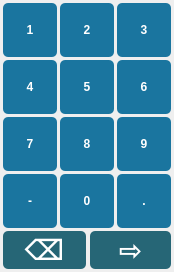
<?xml version="1.0" encoding="UTF-8"?>
<ui version="4.0">
 <class>Form</class>
 <widget class="QWidget" name="Form">
  <property name="geometry">
   <rect>
    <x>0</x>
    <y>0</y>
    <width>174</width>
    <height>272</height>
   </rect>
  </property>
  <property name="cursor">
   <cursorShape>ArrowCursor</cursorShape>
  </property>
  <property name="windowTitle">
   <string>Form</string>
  </property>
  <property name="styleSheet">
   <string notr="true">QPushButton {
	border-radius: 5px;
	font: 16px &quot;Poppins&quot;;
	background-color: #1a759f;
	color: white;
	font-weight: bold;
}</string>
  </property>
  <widget class="QPushButton" name="btn10">
   <property name="geometry">
    <rect>
     <x>60</x>
     <y>174</y>
     <width>54</width>
     <height>54</height>
    </rect>
   </property>
   <property name="styleSheet">
    <string notr="true"/>
   </property>
   <property name="text">
    <string>0</string>
   </property>
  </widget>
  <widget class="QPushButton" name="btn3">
   <property name="geometry">
    <rect>
     <x>117</x>
     <y>3</y>
     <width>54</width>
     <height>54</height>
    </rect>
   </property>
   <property name="styleSheet">
    <string notr="true"/>
   </property>
   <property name="text">
    <string>3</string>
   </property>
  </widget>
  <widget class="QPushButton" name="btn6">
   <property name="geometry">
    <rect>
     <x>117</x>
     <y>60</y>
     <width>54</width>
     <height>54</height>
    </rect>
   </property>
   <property name="styleSheet">
    <string notr="true"/>
   </property>
   <property name="text">
    <string>6</string>
   </property>
  </widget>
  <widget class="QPushButton" name="btn13">
   <property name="geometry">
    <rect>
     <x>3</x>
     <y>231</y>
     <width>83</width>
     <height>38</height>
    </rect>
   </property>
   <property name="styleSheet">
    <string notr="true">background-color: #266676;
color: rgb(255, 255, 255);
font-size: 28px;</string>
   </property>
   <property name="text">
    <string>⌫</string>
   </property>
  </widget>
  <widget class="QPushButton" name="btn2">
   <property name="geometry">
    <rect>
     <x>60</x>
     <y>3</y>
     <width>54</width>
     <height>54</height>
    </rect>
   </property>
   <property name="styleSheet">
    <string notr="true"/>
   </property>
   <property name="text">
    <string>2</string>
   </property>
  </widget>
  <widget class="QPushButton" name="btn1">
   <property name="geometry">
    <rect>
     <x>3</x>
     <y>3</y>
     <width>54</width>
     <height>54</height>
    </rect>
   </property>
   <property name="styleSheet">
    <string notr="true"/>
   </property>
   <property name="text">
    <string>1</string>
   </property>
  </widget>
  <widget class="QPushButton" name="btn9">
   <property name="geometry">
    <rect>
     <x>117</x>
     <y>117</y>
     <width>54</width>
     <height>54</height>
    </rect>
   </property>
   <property name="styleSheet">
    <string notr="true"/>
   </property>
   <property name="text">
    <string>9</string>
   </property>
  </widget>
  <widget class="QPushButton" name="btn14">
   <property name="geometry">
    <rect>
     <x>90</x>
     <y>231</y>
     <width>81</width>
     <height>38</height>
    </rect>
   </property>
   <property name="styleSheet">
    <string notr="true">background-color: #266676;
color: rgb(255, 255, 255);
font-size: 28px;</string>
   </property>
   <property name="text">
    <string>⇨</string>
   </property>
  </widget>
  <widget class="QPushButton" name="btn7">
   <property name="geometry">
    <rect>
     <x>3</x>
     <y>117</y>
     <width>54</width>
     <height>54</height>
    </rect>
   </property>
   <property name="styleSheet">
    <string notr="true"/>
   </property>
   <property name="text">
    <string>7</string>
   </property>
  </widget>
  <widget class="QPushButton" name="btn12">
   <property name="geometry">
    <rect>
     <x>117</x>
     <y>174</y>
     <width>54</width>
     <height>54</height>
    </rect>
   </property>
   <property name="styleSheet">
    <string notr="true"/>
   </property>
   <property name="text">
    <string>.</string>
   </property>
  </widget>
  <widget class="QPushButton" name="btn5">
   <property name="geometry">
    <rect>
     <x>60</x>
     <y>60</y>
     <width>54</width>
     <height>54</height>
    </rect>
   </property>
   <property name="styleSheet">
    <string notr="true"/>
   </property>
   <property name="text">
    <string>5</string>
   </property>
  </widget>
  <widget class="QPushButton" name="btn8">
   <property name="geometry">
    <rect>
     <x>60</x>
     <y>117</y>
     <width>54</width>
     <height>54</height>
    </rect>
   </property>
   <property name="styleSheet">
    <string notr="true"/>
   </property>
   <property name="text">
    <string>8</string>
   </property>
  </widget>
  <widget class="QPushButton" name="btn4">
   <property name="geometry">
    <rect>
     <x>3</x>
     <y>60</y>
     <width>54</width>
     <height>54</height>
    </rect>
   </property>
   <property name="styleSheet">
    <string notr="true"/>
   </property>
   <property name="text">
    <string>4</string>
   </property>
  </widget>
  <widget class="QPushButton" name="btn11">
   <property name="geometry">
    <rect>
     <x>3</x>
     <y>174</y>
     <width>54</width>
     <height>54</height>
    </rect>
   </property>
   <property name="styleSheet">
    <string notr="true"/>
   </property>
   <property name="text">
    <string>-</string>
   </property>
  </widget>
 </widget>
 <resources/>
 <connections/>
</ui>
